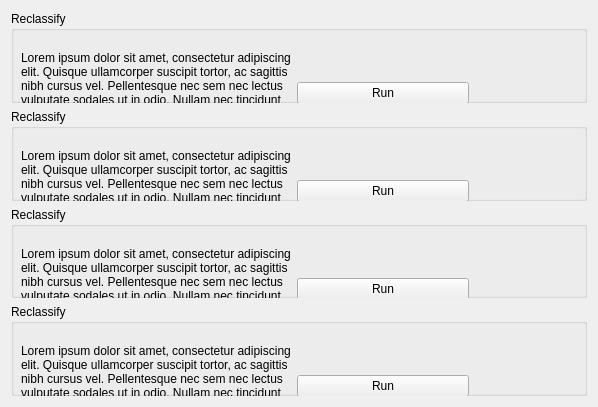
         <widget class="QWidget" name="scrollAreaWidgetContents_3">
          <property name="geometry">
           <rect>
            <x>0</x>
            <y>0</y>
            <width>598</width>
            <height>407</height>
           </rect>
          </property>
          <layout class="QVBoxLayout" name="verticalLayout_8">
           <item>
            <widget class="QGroupBox" name="groupBox_13">
             <property name="sizePolicy">
              <sizepolicy hsizetype="Preferred" vsizetype="MinimumExpanding">
               <horstretch>0</horstretch>
               <verstretch>0</verstretch>
              </sizepolicy>
             </property>
             <property name="minimumSize">
              <size>
               <width>0</width>
               <height>0</height>
              </size>
             </property>
             <property name="title">
              <string>Reclassify</string>
             </property>
             <property name="flat">
              <bool>false</bool>
             </property>
             <widget class="QWidget" name="layoutWidget">
              <property name="geometry">
               <rect>
                <x>10</x>
                <y>30</y>
                <width>448</width>
                <height>104</height>
               </rect>
              </property>
              <layout class="QHBoxLayout" name="horizontalLayout_2">
               <property name="sizeConstraint">
                <enum>QLayout::SetMinAndMaxSize</enum>
               </property>
               <item>
                <widget class="QLabel" name="label_23">
                 <property name="sizePolicy">
                  <sizepolicy hsizetype="Preferred" vsizetype="MinimumExpanding">
                   <horstretch>0</horstretch>
                   <verstretch>0</verstretch>
                  </sizepolicy>
                 </property>
                 <property name="minimumSize">
                  <size>
                   <width>0</width>
                   <height>81</height>
                  </size>
                 </property>
                 <property name="styleSheet">
                  <string notr="true">font: italic 11pt &quot;Ubuntu&quot;;</string>
                 </property>
                 <property name="inputMethodHints">
                  <set>Qt::ImhNone</set>
                 </property>
                 <property name="text">
                  <string>Lorem ipsum dolor sit amet, consectetur adipiscing elit. Quisque ullamcorper suscipit tortor, ac sagittis nibh cursus vel. Pellentesque nec sem nec lectus vulputate sodales ut in odio. Nullam nec tincidunt diam, vitae finibus purus. Sed rutrum malesuada odio, in imperdiet tortor commodo eu. </string>
                 </property>
                 <property name="wordWrap">
                  <bool>true</bool>
                 </property>
                </widget>
               </item>
               <item>
                <widget class="QPushButton" name="pushButton_23">
                 <property name="text">
                  <string>Run</string>
                 </property>
                </widget>
               </item>
              </layout>
             </widget>
            </widget>
           </item>
           <item>
            <widget class="QGroupBox" name="groupBox_16">
             <property name="sizePolicy">
              <sizepolicy hsizetype="Preferred" vsizetype="MinimumExpanding">
               <horstretch>0</horstretch>
               <verstretch>0</verstretch>
              </sizepolicy>
             </property>
             <property name="minimumSize">
              <size>
               <width>0</width>
               <height>0</height>
              </size>
             </property>
             <property name="title">
              <string>Reclassify</string>
             </property>
             <property name="flat">
              <bool>false</bool>
             </property>
             <widget class="QWidget" name="layoutWidget">
              <property name="geometry">
               <rect>
                <x>10</x>
                <y>30</y>
                <width>448</width>
                <height>104</height>
               </rect>
              </property>
              <layout class="QHBoxLayout" name="horizontalLayout_3">
               <property name="sizeConstraint">
                <enum>QLayout::SetMinAndMaxSize</enum>
               </property>
               <item>
                <widget class="QLabel" name="label_27">
                 <property name="sizePolicy">
                  <sizepolicy hsizetype="Preferred" vsizetype="MinimumExpanding">
                   <horstretch>0</horstretch>
                   <verstretch>0</verstretch>
                  </sizepolicy>
                 </property>
                 <property name="minimumSize">
                  <size>
                   <width>0</width>
                   <height>81</height>
                  </size>
                 </property>
                 <property name="styleSheet">
                  <string notr="true">font: italic 11pt &quot;Ubuntu&quot;;</string>
                 </property>
                 <property name="inputMethodHints">
                  <set>Qt::ImhNone</set>
                 </property>
                 <property name="text">
                  <string>Lorem ipsum dolor sit amet, consectetur adipiscing elit. Quisque ullamcorper suscipit tortor, ac sagittis nibh cursus vel. Pellentesque nec sem nec lectus vulputate sodales ut in odio. Nullam nec tincidunt diam, vitae finibus purus. Sed rutrum malesuada odio, in imperdiet tortor commodo eu. </string>
                 </property>
                 <property name="wordWrap">
                  <bool>true</bool>
                 </property>
                </widget>
               </item>
               <item>
                <widget class="QPushButton" name="pushButton_27">
                 <property name="text">
                  <string>Run</string>
                 </property>
                </widget>
               </item>
              </layout>
             </widget>
            </widget>
           </item>
           <item>
            <widget class="QGroupBox" name="groupBox_15">
             <property name="sizePolicy">
              <sizepolicy hsizetype="Preferred" vsizetype="MinimumExpanding">
               <horstretch>0</horstretch>
               <verstretch>0</verstretch>
              </sizepolicy>
             </property>
             <property name="minimumSize">
              <size>
               <width>0</width>
               <height>0</height>
              </size>
             </property>
             <property name="title">
              <string>Reclassify</string>
             </property>
             <property name="flat">
              <bool>false</bool>
             </property>
             <widget class="QWidget" name="layoutWidget">
              <property name="geometry">
               <rect>
                <x>10</x>
                <y>30</y>
                <width>448</width>
                <height>104</height>
               </rect>
              </property>
              <layout class="QHBoxLayout" name="horizontalLayout_4">
               <property name="sizeConstraint">
                <enum>QLayout::SetMinAndMaxSize</enum>
               </property>
               <item>
                <widget class="QLabel" name="label_26">
                 <property name="sizePolicy">
                  <sizepolicy hsizetype="Preferred" vsizetype="MinimumExpanding">
                   <horstretch>0</horstretch>
                   <verstretch>0</verstretch>
                  </sizepolicy>
                 </property>
                 <property name="minimumSize">
                  <size>
                   <width>0</width>
                   <height>81</height>
                  </size>
                 </property>
                 <property name="styleSheet">
                  <string notr="true">font: italic 11pt &quot;Ubuntu&quot;;</string>
                 </property>
                 <property name="inputMethodHints">
                  <set>Qt::ImhNone</set>
                 </property>
                 <property name="text">
                  <string>Lorem ipsum dolor sit amet, consectetur adipiscing elit. Quisque ullamcorper suscipit tortor, ac sagittis nibh cursus vel. Pellentesque nec sem nec lectus vulputate sodales ut in odio. Nullam nec tincidunt diam, vitae finibus purus. Sed rutrum malesuada odio, in imperdiet tortor commodo eu. </string>
                 </property>
                 <property name="wordWrap">
                  <bool>true</bool>
                 </property>
                </widget>
               </item>
               <item>
                <widget class="QPushButton" name="pushButton_26">
                 <property name="text">
                  <string>Run</string>
                 </property>
                </widget>
               </item>
              </layout>
             </widget>
            </widget>
           </item>
           <item>
            <widget class="QGroupBox" name="groupBox_14">
             <property name="sizePolicy">
              <sizepolicy hsizetype="Preferred" vsizetype="MinimumExpanding">
               <horstretch>0</horstretch>
               <verstretch>0</verstretch>
              </sizepolicy>
             </property>
             <property name="minimumSize">
              <size>
               <width>0</width>
               <height>0</height>
              </size>
             </property>
             <property name="title">
              <string>Reclassify</string>
             </property>
             <property name="flat">
              <bool>false</bool>
             </property>
             <widget class="QWidget" name="layoutWidget">
              <property name="geometry">
               <rect>
                <x>10</x>
                <y>30</y>
                <width>448</width>
                <height>104</height>
               </rect>
              </property>
              <layout class="QHBoxLayout" name="horizontalLayout_5">
               <property name="sizeConstraint">
                <enum>QLayout::SetMinAndMaxSize</enum>
               </property>
               <item>
                <widget class="QLabel" name="label_25">
                 <property name="sizePolicy">
                  <sizepolicy hsizetype="Preferred" vsizetype="MinimumExpanding">
                   <horstretch>0</horstretch>
                   <verstretch>0</verstretch>
                  </sizepolicy>
                 </property>
                 <property name="minimumSize">
                  <size>
                   <width>0</width>
                   <height>81</height>
                  </size>
                 </property>
                 <property name="styleSheet">
                  <string notr="true">font: italic 11pt &quot;Ubuntu&quot;;</string>
                 </property>
                 <property name="inputMethodHints">
                  <set>Qt::ImhNone</set>
                 </property>
                 <property name="text">
                  <string>Lorem ipsum dolor sit amet, consectetur adipiscing elit. Quisque ullamcorper suscipit tortor, ac sagittis nibh cursus vel. Pellentesque nec sem nec lectus vulputate sodales ut in odio. Nullam nec tincidunt diam, vitae finibus purus. Sed rutrum malesuada odio, in imperdiet tortor commodo eu. </string>
                 </property>
                 <property name="wordWrap">
                  <bool>true</bool>
                 </property>
                </widget>
               </item>
               <item>
                <widget class="QPushButton" name="pushButton_25">
                 <property name="text">
                  <string>Run</string>
                 </property>
                </widget>
               </item>
              </layout>
             </widget>
            </widget>
           </item>
          </layout>
         </widget>
